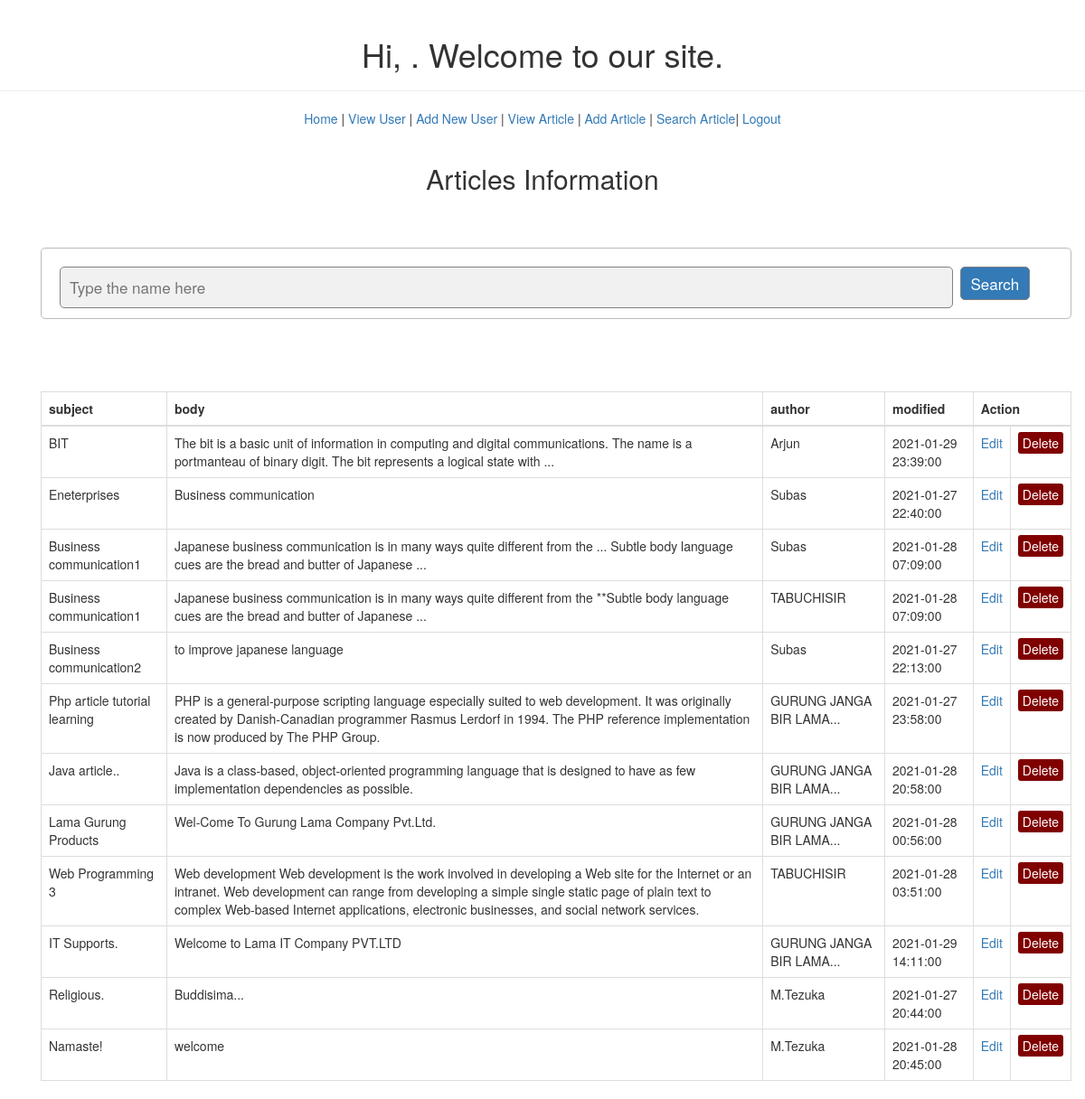
Screenshot of /admin/article_view.php (signed in) with the database file from the repository.
### tables this page shows
CREATE TABLE `articles` (
  `id` int(11) NOT NULL,
  `subject` varchar(129) NOT NULL,
  `body` longtext NOT NULL,
  `author` int(11) NOT NULL,
  `modified` timestamp NULL DEFAULT NULL
);

CREATE TABLE `users` (
  `id` int(9) NOT NULL,
  `userID` varchar(30) NOT NULL,
  `password` varchar(255) NOT NULL,
  `name` char(30) NOT NULL
);

### admin/article_view.php (the view, shortened to what this page needs)
<?php
include 'connect.php';
?>
<?php
$name = $_POST['search'];
$sql = ("SELECT articles.id,articles.subject,articles.body,articles.author,articles.modified, users.name
 FROM articles
INNER  JOIN users ON articles.author = users.id WHERE articles.subject LIKE '%$name%' OR articles.body LIKE '%$name%'
OR users.name LIKE '%$name%' ORDER BY articles.id");
$result = $conn->query($sql);
?>
<!doctype html>
<html>
<html>
<head>
<link rel="stylesheet" type="text/css" href="../style.css">
<link rel="stylesheet" href="https://maxcdn.bootstrapcdn.com/bootstrap/3.3.7/css/bootstrap.css">
<link rel="stylesheet" href="https://maxcdn.bootstrapcdn.com/bootstrap/3.4.1/css/bootstrap.min.css">
</head>
<body>
<div class="page-header">
  <h1>Hi, <b><?php echo htmlspecialchars($_SESSION["name"]); ?></b>. Welcome to our site.</h1>
    </div>
    <a href="index.php">Home</a> | <a href='view_user.php'>View User</a> | <a href="adduser.php">Add New User</a> | <a href='article_view.php'>View Article</a> | <a href='add_article.php'>Add Article</a> | <a href='article_search.php'>Search Article</a>|
    <a href='logout.php'>Logout</a>
<br/><br/>
<div class="container">
    <h2>Articles Information</h2>
    <div class="container">
        <form action="article_view.php" method="POST" class="form">
        <input type="text" placeholder="Type the name here" name="search">&nbsp;
        <input type="submit" value="Search" name="btn" class="btn btn-sm btn-primary">
        </form>
        <table class="table table-bordered">
        <table class="table table-bordered">
        <thead>
        <tr>
        <th>subject</th>
        <th>body</th>
        <th>author</th>
        <th>modified</th>
        <th colspan="2">Action</th>
        </tr>
        </thead>
<?php
if($result->num_rows > 0){
 while($row = $result->fetch_assoc()){
 ?>
 <tr>
 <td><?php echo $row['subject']; ?></td>
 <td><?php echo $row['body']; ?></td>
 <td><?php echo $row['name']; ?></td>
 <td><?php echo $row['modified']; ?></td>
 <td><a href="article_edit.php?edit_id=<?php echo $row['id']; ?>" alt="edit" >Edit</a></td>
 <td><a href="delete_article.php?id=<?php echo $row['id']; ?>" class="del_btn" onclick="return confirm('Are you sure?')">Delete</a></td>
 </tr>
 <?php
 }
}
else
{
 ?>
 <tr>
 <th colspan="5">There's No Articles found!!!</th>
 </tr>
 <?php
}
?>
</table>
</body>
</html>

### style.css (style rules this page uses)
body { font-size: 19px; }
table { width: 50%; margin: 30px auto; border-collapse: collapse; text-align: left; }
tr { border-bottom: 1px solid #cbcbcb; }
th, td { border: none; height: 30px; padding: 2px; }
form { width: 45%; margin: 50px auto; text-align: left; padding: 20px; border: 1px solid #bbbbbb; border-radius: 5px; }
.btn { padding: 10px; font-size: 15px; color: white; background: #5F9EA0; border: none; border-radius: 5px; }
.del_btn { text-decoration: none; padding: 2px 5px; color: white; border-radius: 3px; background: #800000; }

### admin/article_view.php (style rules this page uses)
body { font: 14px sans-serif; text-align: center; }
.form { width: 100%; margin: 50px auto; text-align: left; padding: 20px; border: 1px solid #bbbbbb; border-radius: 5px; }
.form input[type=text] { padding: 10px; font-size: 17px; border: 1px solid grey; float: left; width: 90%; background: #f1f1f1; border-radius: 5px; }
.form input[type=submit] { font-size: 17px; border: 1px solid grey; width: 7%; height:5%; border-radius: 5px; }

### rows the page displays
articles: subject "BIT", body "The bit is a basic unit of information in computing and digital communications. The name is a portmanteau of binary digit. The bit represents a logical state with ...", users.name "Arjun", modified "2021-01-29 23:39:00"
articles: subject "Eneterprises", body "Business communication", users.name "Subas", modified "2021-01-27 22:40:00"
articles: subject "Business communication1", body "Japanese business communication is in many ways quite different from the ... Subtle body language cues are the bread and butter of Japanese ...", users.name "Subas", modified "2021-01-28 07:09:00"
articles: subject "Business communication1", body "Japanese business communication is in many ways quite different from the **Subtle body language cues are the bread and butter of Japanese ...", users.name "TABUCHISIR", modified "2021-01-28 07:09:00"
articles: subject "Business communication2", body "to improve japanese language", users.name "Subas", modified "2021-01-27 22:13:00"
articles: subject "Php article tutorial learning", body "PHP is a general-purpose scripting language especially suited to web development. It was originally created by Danish-Canadian programmer Rasmus Lerdorf in 1994. The PHP reference implementation is now produced by The PHP Group.", users.name "GURUNG JANGA BIR LAMA...", modified "2021-01-27 23:58:00"
articles: subject "Java article..", body "Java is a class-based, object-oriented programming language that is designed to have as few implementation dependencies as possible.", users.name "GURUNG JANGA BIR LAMA...", modified "2021-01-28 20:58:00"
articles: subject "Lama Gurung Products", body "Wel-Come To Gurung Lama Company Pvt.Ltd.", users.name "GURUNG JANGA BIR LAMA...", modified "2021-01-28 00:56:00"
articles: subject "Web Programming 3", body "Web development Web development is the work involved in developing a Web site for the Internet or an intranet. Web development can range from developing a simple single static page of plain text to complex Web-based Internet applications, electronic businesses, and social network services.", users.name "TABUCHISIR", modified "2021-01-28 03:51:00"
articles: subject "IT Supports.", body "Welcome to Lama IT Company PVT.LTD", users.name "GURUNG JANGA BIR LAMA...", modified "2021-01-29 14:11:00"
articles: subject "Religious.", body "Buddisima...", users.name "M.Tezuka", modified "2021-01-27 20:44:00"
articles: subject "Namaste!", body "welcome", users.name "M.Tezuka", modified "2021-01-28 20:45:00"
